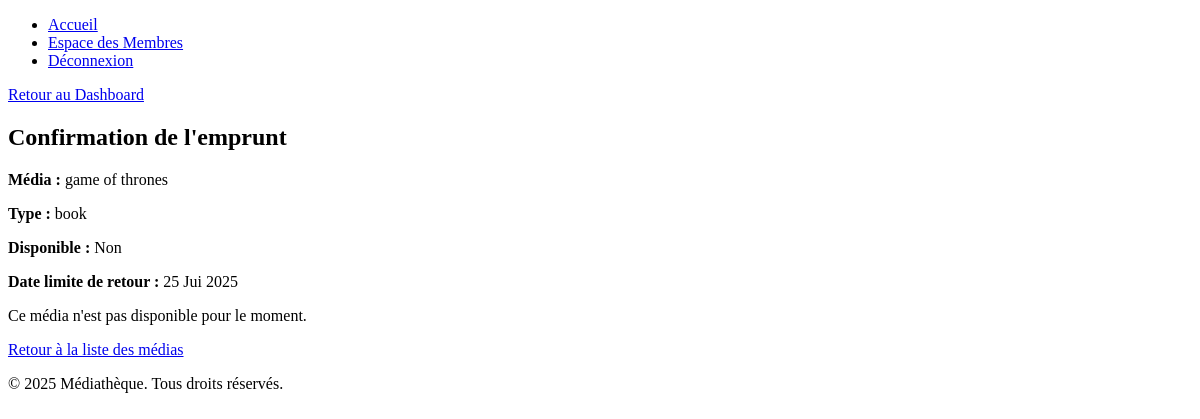
Before: /staff/emprunter/2/ (signed in) with the older database file.
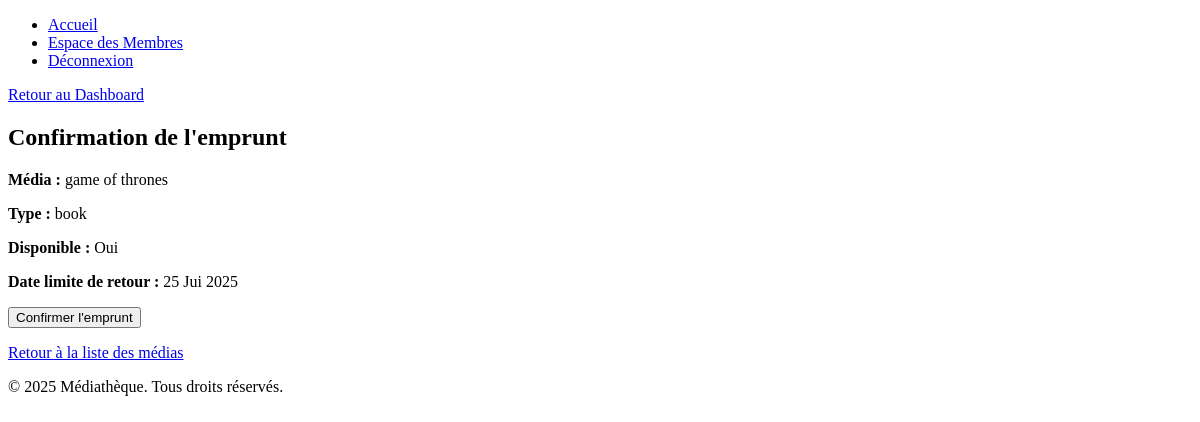
After: the same page with the newer database file.
### mediatheque/staff/views/media_views.py (the view)
# urls.py: path('emprunter/<int:pk>/', media_views.borrow_media, name='emprunter'),
@login_required
@role_required(User.STAFF)
@permission_required('authentification.can_borrow_media', raise_exception=True)
def borrow_media(request, pk):
    try:
        if not request.user.has_perm('authentification.can_borrow_media'):
            raise PermissionDenied
        try:
            media = BoardGameStaff.objects.get(pk=pk)
        except BoardGameStaff.DoesNotExist:
            media = get_object_or_404(MediaStaff, pk=pk)
        if isinstance(media, BoardGameStaff):
            messages.error(request, "Les jeux de société ne peuvent pas être empruntés.")
            return redirect('staff:media_liste')
        result = check_borrowing_conditions(request, request.user, media)
        if result:
            return result
        due_date = timezone.now() + timezone.timedelta(days=7)
        if request.method == 'POST':
            form = BorrowMediaForm(request.POST, user=request.user)
            if form.is_valid():
                with transaction.atomic():
                    due_date = form.cleaned_data['due_date']
                    borrow_item = StaffBorrowItem.objects.create(
                        user=request.user,
                        media=media,
                        borrow_date=timezone.now(),
                        due_date=due_date
                    )
                    media.is_available = False
                    media.save()
                messages.success(request, "Média emprunté avec succès !")
                return redirect('staff:succes_emprunt', pk=borrow_item.pk)
        else:
            form = BorrowMediaForm(initial={'media': media, 'due_date': due_date})
        return render(request, 'staff/media/borrow_confirm.html', {
            'form': form,
            'media': media,
            'due_date': due_date,
        })
    except PermissionDenied:
        messages.error(request, "Vous n\'avez pas la permission d\'emprunter ce média.")
        return redirect('staff:espace_staff')

### mediatheque/staff/views/media_views.py (called while the page is built)
def has_overdue_borrowings(user):
    return StaffBorrowItem.objects.filter(user=user, is_returned=False, due_date__lt=timezone.now()).exists()

def has_max_active_borrows(user):
    return StaffBorrowItem.objects.filter(user=user, return_date__isnull=True).count() >= 3

def check_borrowing_conditions(request, user, media):
    if has_overdue_borrowings(user):
        messages.error(request, "Vous avez des emprunts en retard. Impossible d\'emprunter de nouveaux médias.")
        return redirect('staff:media_liste')
    if has_max_active_borrows(user):
        messages.error(request, "Vous avez atteint la limite de 3 emprunts.")
        return redirect('staff:media_liste')
    return False

### mediatheque/staff/templates/staff/media/borrow_confirm.html (shortened to what this page needs)
{% extends 'base.html' %}
{% block return_link %}
<a href="{% url 'staff:espace_staff' %}">Retour au Dashboard</a>
{% endblock %}
{% block content %}
<div class="mb-4">
    <h2>Confirmation de l'emprunt</h2>
    <p><strong>Média :</strong> {{ media.name }}</p>
    <p><strong>Type :</strong> {{ media.media_type }}</p>
    <p><strong>Disponible :</strong> {% if media.is_available %}Oui{% else %}Non{% endif %}</p>
    <p><strong>Date limite de retour :</strong> {{ due_date|date:"d M Y" }}</p>
    {% if media.is_available %}
    <form method="post">
        <button type="submit" class="btn btn-primary">Confirmer l'emprunt</button>
    </form>
    {% else %}
    <p class="text-danger">Ce média n'est pas disponible pour le moment.</p>
    {% endif %}
    <p><a href="{% url 'staff:media_liste' %}">Retour à la liste des médias</a></p>
</div>
{% endblock %}

Changed rows visible on the page:
changed MediaStaff "game of thrones": is_available False → True (drawn)
Other visible differences:
text no longer shown: "Non Ce média n'est pas disponible pour le moment."
text now shown: "Oui Confirmer l'emprunt"
